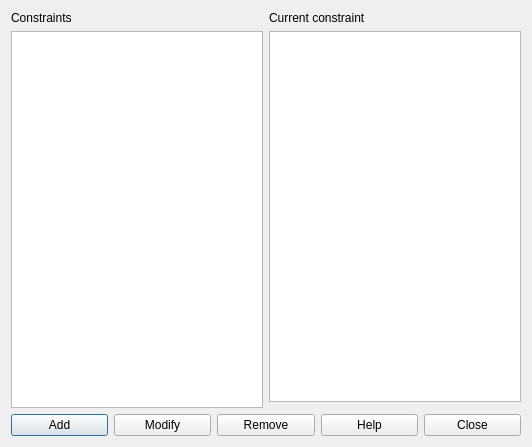
<?xml version="1.0" encoding="UTF-8"?>
<ui version="4.0">
 <class>ConstraintStudentsMaxThreeConsecutiveDaysForm_template</class>
 <widget class="QDialog" name="ConstraintStudentsMaxThreeConsecutiveDaysForm_template">
  <property name="geometry">
   <rect>
    <x>0</x>
    <y>0</y>
    <width>532</width>
    <height>447</height>
   </rect>
  </property>
  <property name="windowTitle">
   <string extracomment="This is the title of the dialog in which you see the list of all constraints of this type">Constraints students max three consecutive days</string>
  </property>
  <layout class="QGridLayout" name="gridLayout_2">
   <item row="0" column="0" rowspan="2">
    <layout class="QVBoxLayout" name="verticalLayout">
     <item>
      <widget class="QLabel" name="constraintsTextLabel">
       <property name="frameShape">
        <enum>QFrame::NoFrame</enum>
       </property>
       <property name="frameShadow">
        <enum>QFrame::Plain</enum>
       </property>
       <property name="text">
        <string>Constraints</string>
       </property>
       <property name="wordWrap">
        <bool>false</bool>
       </property>
      </widget>
     </item>
     <item>
      <widget class="QListWidget" name="constraintsListWidget"/>
     </item>
    </layout>
   </item>
   <item row="0" column="1">
    <layout class="QVBoxLayout" name="verticalLayout_2">
     <item>
      <widget class="QLabel" name="currentConstraintTextLabel">
       <property name="text">
        <string>Current constraint</string>
       </property>
       <property name="wordWrap">
        <bool>false</bool>
       </property>
      </widget>
     </item>
     <item>
      <widget class="QPlainTextEdit" name="currentConstraintTextEdit"/>
     </item>
    </layout>
   </item>
   <item row="2" column="0" colspan="2">
    <layout class="QHBoxLayout" name="horizontalLayout">
     <item>
      <widget class="QPushButton" name="addConstraintPushButton">
       <property name="text">
        <string>Add</string>
       </property>
      </widget>
     </item>
     <item>
      <widget class="QPushButton" name="modifyConstraintPushButton">
       <property name="text">
        <string>Modify</string>
       </property>
      </widget>
     </item>
     <item>
      <widget class="QPushButton" name="removeConstraintPushButton">
       <property name="text">
        <string>Remove</string>
       </property>
      </widget>
     </item>
     <item>
      <widget class="QPushButton" name="helpPushButton">
       <property name="text">
        <string>Help</string>
       </property>
      </widget>
     </item>
     <item>
      <widget class="QPushButton" name="closePushButton">
       <property name="text">
        <string>Close</string>
       </property>
      </widget>
     </item>
    </layout>
   </item>
  </layout>
 </widget>
 <layoutdefault spacing="6" margin="11"/>
 <resources/>
 <connections/>
</ui>
